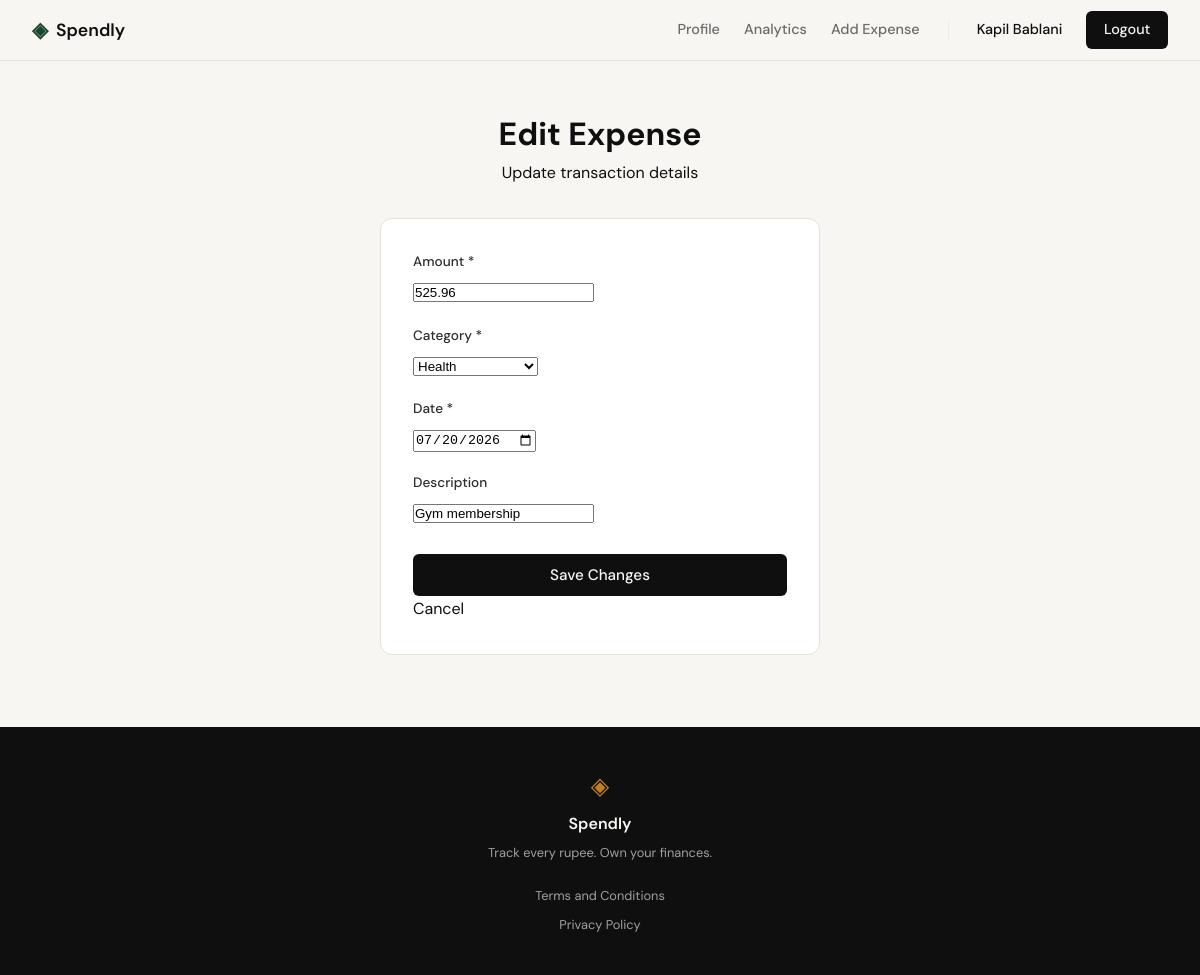
Screenshot of /expenses/64/edit (signed in) with the database file from the repository.
### tables this page shows
CREATE TABLE expenses (
            id INTEGER PRIMARY KEY AUTOINCREMENT,
            user_id INTEGER NOT NULL,
            amount REAL NOT NULL,
            category TEXT NOT NULL,
            date TEXT NOT NULL,
            description TEXT,
            created_at TEXT DEFAULT (datetime('now')),
            FOREIGN KEY (user_id) REFERENCES users (id)
        );

### app.py (the view, shortened to what this page needs)
@app.route("/expenses/<int:id>/edit", methods=["GET", "POST"])
def edit_expense(id):
    if not session.get("user_id"):
        return redirect(url_for("login"))
    user_id = session.get("user_id")
    expense = get_expense_by_id(id, user_id)
    if not expense:
        abort(404)
    if request.method == "GET":
        return render_edit_expense_form(expense)

### app.py (called while the page is built)
def render_edit_expense_form(expense, error=None, amount="", category="", date_str="", description=""):
    return render_template(
        "edit_expense.html",
        expense=expense,
        error=error,
        amount=amount,
        category=category,
        date=date_str,
        description=description,
        categories=VALID_CATEGORIES,
    )

### database/db.py (called while the page is built)
def get_db():
    db_path = os.path.join(os.path.dirname(__file__), "..", "spendly.db")
    conn = sqlite3.connect(db_path)
    conn.row_factory = sqlite3.Row
    conn.execute("PRAGMA foreign_keys = ON")
    return conn

### database/queries.py (called while the page is built)
def get_expense_by_id(expense_id, user_id):
    db = get_db()
    cursor = db.cursor()
    cursor.execute(
        "SELECT id, user_id, amount, category, date, description FROM expenses WHERE id = ? AND user_id = ?",
        (expense_id, user_id)
    )
    expense = cursor.fetchone()
    db.close()
    return expense

### templates/edit_expense.html (shortened to what this page needs)
{% extends "base.html" %}
{% block content %}
<div class="auth-section">
  <div class="auth-container">
    <div class="auth-header">
      <h1>Edit Expense</h1>
      <p>Update transaction details</p>
    </div>
    <div class="auth-card">
      <form method="POST" action="{{ url_for('edit_expense', id=expense.id) }}">
        <div class="form-group">
          <label for="amount">Amount *</label>
          <input
            type="number"
            id="amount"
            name="amount"
            step="0.01"
            min="0.01"
            placeholder="0.00"
            required
            value="{{ amount or expense.amount }}"
          />
        </div>
        <div class="form-group">
          <label for="category">Category *</label>
          <select id="category" name="category" required>
            {% for cat in categories %}
              <option value="{{ cat }}" {% if (category or expense.category) == cat %}selected{% endif %}>{{ cat }}</option>
            {% endfor %}
          </select>
        </div>
        <div class="form-group">
          <label for="date">Date *</label>
          <input
            type="date"
            id="date"
            name="date"
            required
            value="{{ date or expense.date }}"
          />
        </div>
        <div class="form-group">
          <label for="description">Description</label>
          <input
            type="text"
            id="description"
            name="description"
            maxlength="200"
            placeholder="Add a note (optional)"
            value="{{ description or (expense.description or '') }}"
          />
        </div>
        <button type="submit" class="btn-submit">Save Changes</button>
      </form>
      <div class="auth-footer">
        <p>
          <a href="{{ url_for('profile') }}">Cancel</a>
        </p>
      </div>
    </div>
  </div>
</div>
{% endblock %}

### static/css/style.css (style rules this page uses)
:root { --ink: #0f0f0f; --ink-soft: #2d2d2d; --ink-muted: #6b6b6b; --ink-faint: #a0a0a0; --paper: #f7f6f3; --paper-warm: #f0ede6; --paper-card: #ffffff; --accent: #1a472a; --accent-light: #e8f0eb; --accent-2: #c17f24; --accent-2-light: #fdf3e3; --danger: #c0392b; --danger-light: #fdecea; --border: #e4e1da; --border-soft: #eeebe4; --font-display: 'DM Serif Display', Georgia, serif; --font-body: 'DM Sans', system-ui, sans-serif; --max-width: 1200px; --auth-width: 440px; --radius-sm: 6px; --radius-md: 12px; --radius-lg: 20px; }
*, *::before, *::after { box-sizing: border-box; margin: 0; padding: 0; }
html { font-size: 16px; scroll-behavior: smooth; }
body { background: var(--paper); color: var(--ink); font-family: var(--font-body); font-size: 1rem; line-height: 1.6; -webkit-font-smoothing: antialiased; }
a { color: inherit; text-decoration: none; }
.auth-section { min-height: calc(100vh - 60px - 100px); display: flex; align-items: center; justify-content: center; padding: 3rem 2rem; }
.auth-container { width: 100%; max-width: var(--auth-width); }
.auth-header { text-align: center; margin-bottom: 2rem; }
.auth-card { background: var(--paper-card); border: 1px solid var(--border); border-radius: var(--radius-md); padding: 2rem; margin-bottom: 1.5rem; }
.form-group { margin-bottom: 1.25rem; }
.form-group label { display: block; font-size: 0.85rem; font-weight: 500; color: var(--ink-soft); margin-bottom: 0.4rem; }
.btn-submit { width: 100%; padding: 0.7rem; background: var(--ink); color: var(--paper); border: none; border-radius: var(--radius-sm); font-family: var(--font-body); font-size: 0.95rem; font-weight: 500; cursor: pointer; transition: background 0.2s; margin-top: 0.5rem; }

### rows the page displays
expenses: amount "525.96", category "Health", date "07/20/2026", description "Gym membership"

### other values shown
{{ session.get('user_name', 'User') }} "Kapil Bablani"
